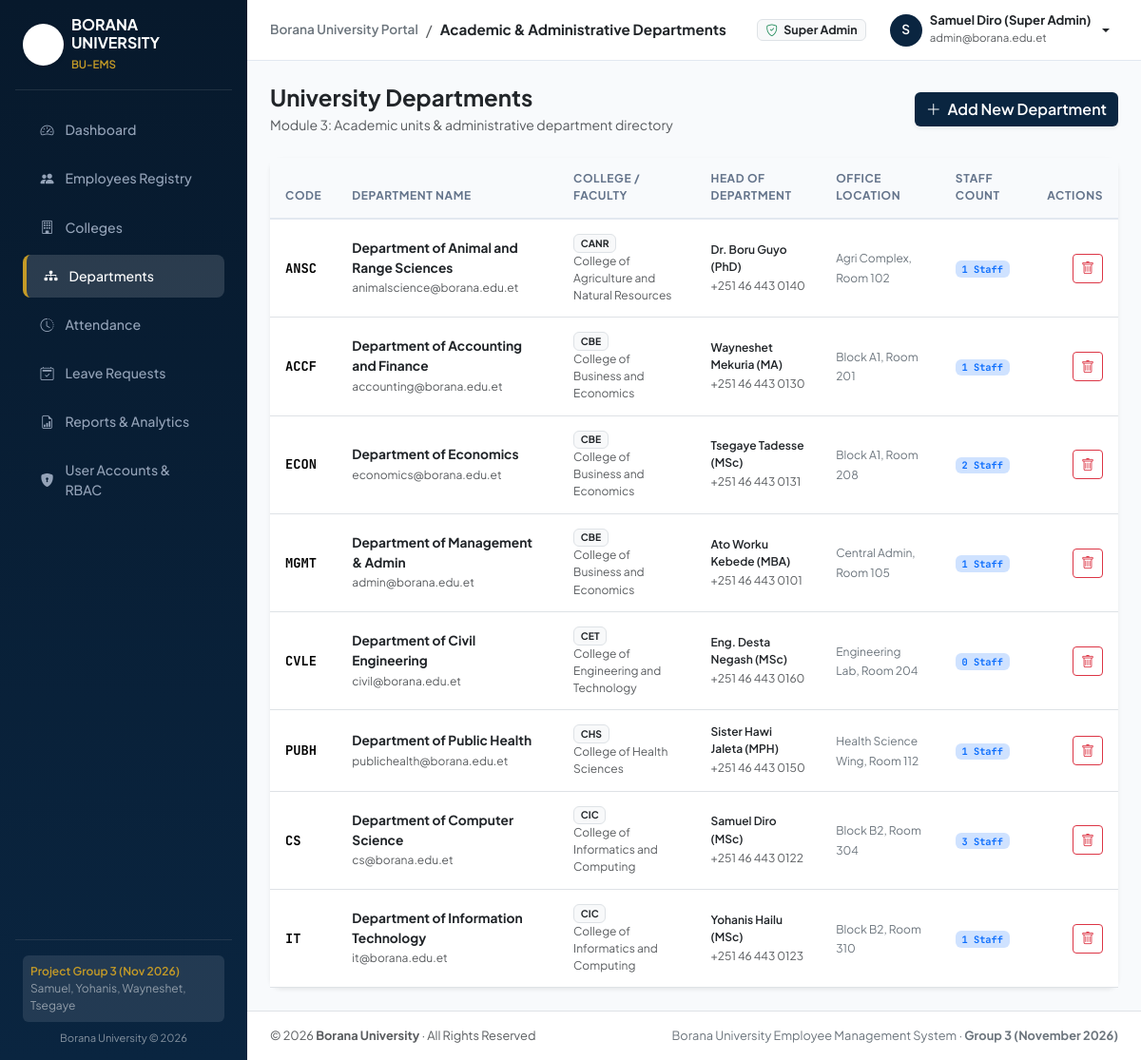
The page /admin/departments/index.php (signed in) on the database its author committed.
### tables this page shows
CREATE TABLE IF NOT EXISTS `departments` (
  `id` INT UNSIGNED AUTO_INCREMENT PRIMARY KEY,
  `college_id` INT UNSIGNED NOT NULL,
  `code` VARCHAR(20) NOT NULL UNIQUE,
  `name` VARCHAR(150) NOT NULL,
  `head_name` VARCHAR(120) NULL,
  `office_location` VARCHAR(100) NULL,
  `email` VARCHAR(100) NULL,
  `phone` VARCHAR(30) NULL,
  `created_at` TIMESTAMP DEFAULT CURRENT_TIMESTAMP,
  `updated_at` TIMESTAMP DEFAULT CURRENT_TIMESTAMP ON UPDATE CURRENT_TIMESTAMP,
  CONSTRAINT `fk_dept_college` FOREIGN KEY (`college_id`) 
    REFERENCES `colleges`(`id`) ON DELETE RESTRICT ON UPDATE CASCADE
);

CREATE TABLE IF NOT EXISTS `colleges` (
  `id` INT UNSIGNED AUTO_INCREMENT PRIMARY KEY,
  `code` VARCHAR(20) NOT NULL UNIQUE,
  `name` VARCHAR(150) NOT NULL,
  `dean_name` VARCHAR(120) NULL,
  `description` TEXT NULL,
  `established_year` INT UNSIGNED DEFAULT 2018,
  `created_at` TIMESTAMP DEFAULT CURRENT_TIMESTAMP,
  `updated_at` TIMESTAMP DEFAULT CURRENT_TIMESTAMP ON UPDATE CURRENT_TIMESTAMP
);

### includes/functions.php (called while the page is built, shortened)
<?php
function e(?string $string): string {
    return htmlspecialchars((string) $string, ENT_QUOTES | ENT_SUBSTITUTE, 'UTF-8');
}

### includes/auth.php (called while the page is built, shortened)
<?php
function current_user(): ?array {
    return $_SESSION['user'] ?? null;
}

### admin/departments/index.php (the view, shortened to what this page needs)
<?php
require_once APP_ROOT . '/includes/functions.php';
$pdo = require_once APP_ROOT . '/config/database.php';
require_once APP_ROOT . '/includes/auth.php';
$page_title = 'Academic & Administrative Departments';
$departments = $pdo->query("
    SELECT d.*, c.name AS college_name, c.code AS college_code,
        COUNT(e.id) AS total_staff
    FROM departments d
    JOIN colleges c ON d.college_id = c.id
    LEFT JOIN employees e ON e.department_id = d.id
    GROUP BY d.id
    ORDER BY c.name ASC, d.name ASC
")->fetchAll();
require_once APP_ROOT . '/includes/header.php';
require_once APP_ROOT . '/includes/sidebar.php';
?>
<div class="main-content flex-grow-1 d-flex flex-column min-vh-100" style="background-color: #f8fafc;">
    <?php require_once APP_ROOT . '/includes/navbar.php'; ?>
    <div class="container-fluid p-4">
        <div class="d-flex flex-column flex-md-row align-items-md-center justify-content-between gap-3 mb-4">
            <div>
                <h4 class="fw-bold mb-1 text-dark">University Departments</h4>
                <p class="text-muted small mb-0">Module 3: Academic units & administrative department directory</p>
            </div>
            <button class="btn btn-bu-navy text-white shadow-sm" data-bs-toggle="modal" data-bs-target="#addDeptModal">
                <i class="bi bi-plus-lg me-1"></i> Add New Department
            </button>
        </div>
        <div class="card border-0 shadow-sm">
            <div class="table-responsive">
                <table class="table table-hover align-middle mb-0">
                    <thead>
                        <tr>
                            <th>Code</th>
                            <th>Department Name</th>
                            <th>College / Faculty</th>
                            <th>Head of Department</th>
                            <th>Office Location</th>
                            <th>Staff Count</th>
                            <th class="text-end">Actions</th>
                        </tr>
                    </thead>
                    <tbody>
                        <?php foreach ($departments as $d): ?>
                        <tr>
                            <td class="font-mono fw-bold text-bu-navy"><?= e($d['code']) ?></td>
                            <td>
                                <div class="fw-bold text-dark"><?= e($d['name']) ?></div>
                                <small class="text-muted"><?= e($d['email'] ?? '') ?></small>
                            </td>
                            <td>
                                <span class="badge bg-light text-dark border"><?= e($d['college_code']) ?></span>
                                <small class="text-muted d-block"><?= e($d['college_name']) ?></small>
                            </td>
                            <td>
                                <div class="fw-semibold text-dark small"><?= e($d['head_name'] ?? 'Vacant') ?></div>
                                <small class="text-muted"><?= e($d['phone'] ?? '') ?></small>
                            </td>
                            <td><span class="small text-secondary"><?= e($d['office_location'] ?? 'Main Campus') ?></span></td>
                            <td><span class="badge bg-primary-subtle text-primary font-mono"><?= (int)$d['total_staff'] ?> Staff</span></td>
                            <td class="text-end">
                                <a href="index.php?action=delete&id=<?= $d['id'] ?>" class="btn btn-sm btn-outline-danger" onclick="return confirm('Delete department <?= e($d['name']) ?>?');">
                                    <i class="bi bi-trash"></i>
                                </a>
                            </td>
                        </tr>
                        <?php endforeach; ?>
                    </tbody>
                </table>
            </div>
        </div>
    </div>
<?php require_once APP_ROOT . '/includes/footer.php'; ?>

### includes/navbar.php (shortened to what this page needs)
<?php
$user = current_user();
?>
<nav class="top-navbar d-flex align-items-center justify-content-between px-4 no-print flex-grow-1">
    <div class="d-flex align-items-center gap-2">
        <span class="fw-semibold text-secondary" style="font-size: 0.85rem;">Borana University Portal</span>
        <span class="text-muted">/</span>
        <span class="fw-bold text-dark" style="font-size: 0.95rem;"><?= e($page_title ?? 'Dashboard') ?></span>
    </div>
    <div class="d-flex align-items-center gap-3">
        <span class="badge bg-light text-dark border px-2.5 py-1.5" style="font-size: 0.78rem;">
            <i class="bi bi-shield-check text-success me-1"></i>
            <?= e(ucwords(str_replace('_', ' ', $user['role_name'] ?? 'Guest'))) ?>
        </span>
        <div class="dropdown">
            <button class="btn btn-sm btn-link text-dark text-decoration-none dropdown-toggle d-flex align-items-center gap-2" type="button" data-bs-toggle="dropdown" aria-expanded="false">
                <div class="bg-bu-navy text-white rounded-circle d-flex align-items-center justify-content-center" style="width: 34px; height: 34px; font-size: 0.85rem; font-weight: 600;">
                    <?= strtoupper(substr($user['full_name'] ?? 'U', 0, 1)) ?>
                </div>
                <div class="text-start d-none d-md-block">
                    <div class="fw-bold" style="font-size: 0.82rem; line-height: 1.1;"><?= e($user['full_name'] ?? 'Guest User') ?></div>
                    <small class="text-muted" style="font-size: 0.72rem;"><?= e($user['email'] ?? '') ?></small>
                </div>
            </button>
        </div>
    </div>
</nav>

### assets/css/style.css (style rules this page uses)
:root { --bu-navy: #0a2540; --bu-navy-dark: #07192c; --bu-navy-light: #163e66; --bu-gold: #c59b27; --bu-gold-light: #dfb238; --bu-sidebar-width: 260px; --bu-bg-body: #f8fafc; }
body { font-family: 'Plus Jakarta Sans', system-ui, -apple-system, BlinkMacSystemFont, "Segoe UI", Roboto, sans-serif; background-color: var(--bu-bg-body); color: #1e293b; min-height: 100vh; }
.font-mono { font-family: 'JetBrains Mono', SFMono-Regular, Menlo, Monaco, Consolas, monospace; }
.bg-bu-navy { background-color: var(--bu-navy) !important; }
.btn-bu-navy { background-color: var(--bu-navy); color: #ffffff; font-weight: 600; border: none; transition: background-color 0.2s ease, transform 0.1s ease; }
.top-navbar { background-color: #ffffff; border-bottom: 1px solid #e2e8f0; height: 64px; position: sticky; top: 0; z-index: 1020; }
.card { border: 1px solid #e2e8f0; box-shadow: 0 1px 3px 0 rgba(0, 0, 0, 0.04); border-radius: 12px; transition: box-shadow 0.2s ease; }
.table th { font-size: 0.75rem; text-transform: uppercase; letter-spacing: 0.05em; color: #64748b; font-weight: 700; background-color: #f8fafc; border-bottom: 2px solid #e2e8f0; padding: 0.85rem 1rem; }
.table td { vertical-align: middle; font-size: 0.86rem; padding: 0.85rem 1rem; }

### rows shown on the page
departments: email "admin@borana.edu.et", code "MGMT", name "Department of Management & Admin", college.code "CBE", college.name "College of Business and Economics", head_name "Ato Worku Kebede (MBA)", phone "+251 46 443 0101", office_location "Central Admin, Room 105", total_staff "1"
departments: code "ANSC", name "Department of Animal and Range Sciences", email "animalscience@borana.edu.et", college.code "CANR", college.name "College of Agriculture and Natural Resources", head_name "Dr. Boru Guyo (PhD)", phone "+251 46 443 0140", office_location "Agri Complex, Room 102", total_staff "1"
departments: code "ACCF", name "Department of Accounting and Finance", email "accounting@borana.edu.et", college.code "CBE", college.name "College of Business and Economics", head_name "Wayneshet Mekuria (MA)", phone "+251 46 443 0130", office_location "Block A1, Room 201", total_staff "1"
departments: code "ECON", name "Department of Economics", email "economics@borana.edu.et", college.code "CBE", college.name "College of Business and Economics", head_name "Tsegaye Tadesse (MSc)", phone "+251 46 443 0131", office_location "Block A1, Room 208", total_staff "2"
departments: code "CVLE", name "Department of Civil Engineering", email "civil@borana.edu.et", college.code "CET", college.name "College of Engineering and Technology", head_name "Eng. Desta Negash (MSc)", phone "+251 46 443 0160", office_location "Engineering Lab, Room 204", total_staff "0"
departments: code "PUBH", name "Department of Public Health", email "publichealth@borana.edu.et", college.code "CHS", college.name "College of Health Sciences", head_name "Sister Hawi Jaleta (MPH)", phone "+251 46 443 0150", office_location "Health Science Wing, Room 112", total_staff "1"
departments: code "CS", name "Department of Computer Science", email "cs@borana.edu.et", college.code "CIC", college.name "College of Informatics and Computing", head_name "Samuel Diro (MSc)", phone "+251 46 443 0122", office_location "Block B2, Room 304", total_staff "3"
departments: code "IT", name "Department of Information Technology", email "it@borana.edu.et", college.code "CIC", college.name "College of Informatics and Computing", head_name "Yohanis Hailu (MSc)", phone "+251 46 443 0123", office_location "Block B2, Room 310", total_staff "1"

### other values the page prints
$app_config['institution_name'] "BORANA UNIVERSITY"
$app_config['app_short_name'] "BU-EMS"
$page_title "Academic & Administrative Departments"
str_replace('_', ' ', $user['role_name'] ?? 'Guest') "Super Admin"
substr($user['full_name'] ?? 'U', 0, 1) "S"
$user['full_name'] "Samuel Diro (Super Admin)"
$app_config['institution_name'] "Borana University"
$app_config['app_name'] "Borana University Employee Management System"
$app_config['project_group'] "Group 3"
$app_config['project_submission'] "November 2026"
